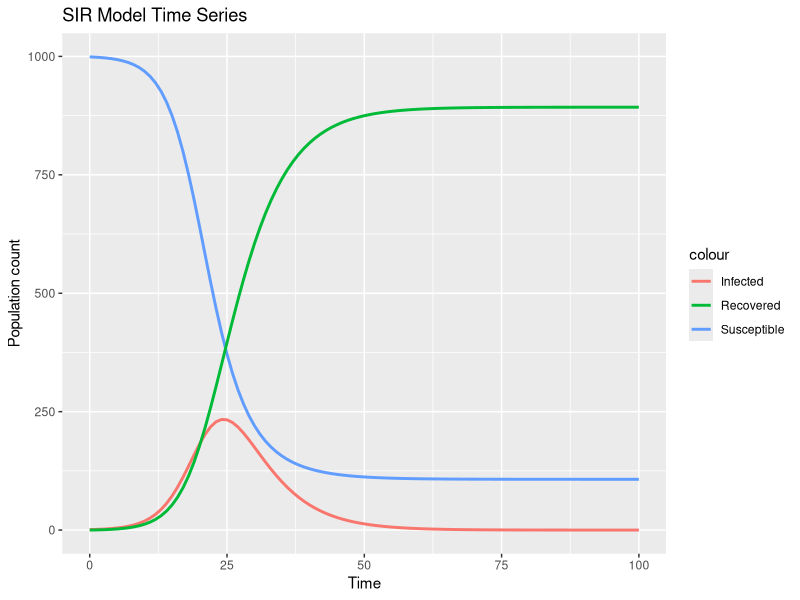

This figure's R source:
require("deSolve","ggplot2")
library("deSolve")
library("ggplot2")

#Define ODE system
f <- function(t, y, parms) {
  S = y[1]
  I = y[2]
  R = y[3]
  
  beta = parms[1]
  gamma = parms[2]
  
  dS = -beta*S*I/N
  dI = beta*S*I/N - gamma*I
  dR = gamma*I
  
  return(list(c(dS, dI, dR)))
}

# Initial condition
N = 1000
S0 = 999
I0 = 1
R0 = 0
x0 = c(S=S0, I=I0, R=R0)

# Parameters
beta=1/2
gamma=1/5
mu = c(beta, gamma)

# Time interval
t_min = 0
t_max = 100
t_eval <- seq(t_min,t_max)

# Run Runge-Kutta algorithm to solve ODE
soln = rk4(y=x0, times=t_eval, func=f, parms=mu)

# Plot results
ggplot(data.frame(soln), aes(x=time)) + 
  labs(title='SIR Model Time Series', x='Time', y='Population count') +
  geom_line(aes(y=S, col='Susceptible'), size=1) +
  geom_line(aes(y=I, col='Infected'), size=1) +
  geom_line(aes(y=R, col='Recovered'), size=1)
